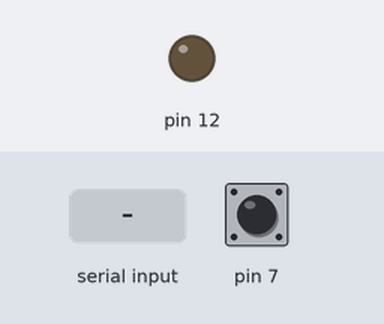
The sketch below on a simulated Arduino Uno, built for the host (arithmetic inside an expression is 32-bit, double 64-bit). On the bench: output pins drawn as LEDs (lit = HIGH). The test bench sets the inputs (shaded band); at power-on: pin 7 HIGH. What the sketch prints to the serial monitor is not drawn.

Above: at 9.2 s.
9.3 s: "90,45\n" received over Serial
At 9.8 s:
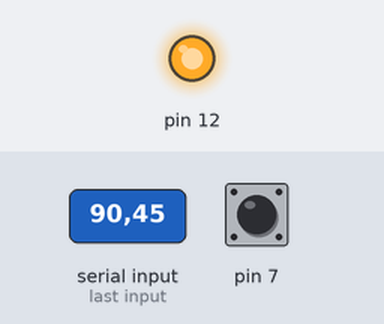
11.8 s: "90\n" received over Serial
At 13.05 s:
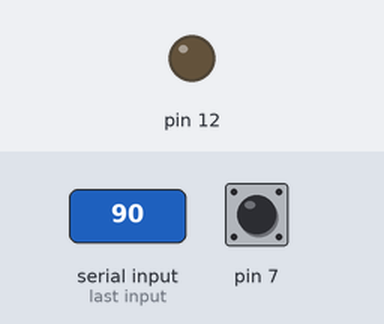
13.3 s: "200\n" received over Serial
At 14.0 s:
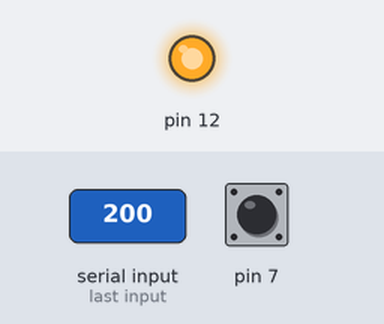
Timing chart, 0 to 16.3 s (numbered marks = the images above; inputs shaded):
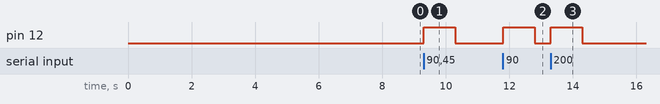

The sketch:

SMS_Tombola3.ino
```cpp
//Tpmas de Camino
//Conecta un Relay conectad en pin 5.

#include <GSM.h>
#include<stdlib.h>

#define PINNUMBER "" //numero de pin del SIM
//PHONENUMBER es el numero a donde se envian los reportes
#define PHONENUMBER "87085298"


//clase para el GSM
GSM gsm;
GSM_SMS sms;

String phones[2]={
  "87085298",
  "88989869"
};


void setup()
{

  Serial.begin(9600);
  //prender el GSM SHield
  GSMpower();

  // INICIA GSM tomado y adaptado de GSM arduino example
  boolean notConnected = true;
  while(notConnected)
  {
    Serial.print("conectando...");
    if(gsm.begin()==GSM_READY)
      notConnected = false;
    else
    {
      Serial.println("No hay conexion");
      delay(1000);
    }

  }

  Serial.println("GSM conectado");
  //elimina cualquier mensaje anterior en el SIM
  sms.flush();
  pinMode(12,OUTPUT);
  pinMode(7,INPUT_PULLUP);
  digitalWrite(12,LOW);

}

void loop()
{
  if(Serial.available() > 0) {
    int winnerNumber = Serial.parseInt();

    if(Serial.read() == '\n') {
      digitalWrite(12,HIGH);
      String winnerStr = "" + winnerNumber;
      char call[8];
      winnerStr.toCharArray(call,9);
      Serial.println(call);
      sms.beginSMS(call);
      sms.print("Arduino Day");
      int r = sms.endSMS();
      Serial.println(r);
      digitalWrite(12,LOW);
    }

  }
  if(digitalRead(7)==LOW){

  }


}


//************* Funciones del GSM *****************
//***********************************************
void GSMpower()
// equivalente  apretar y soltar el boton
{
  digitalWrite(9, HIGH);
  delay(1000);
  digitalWrite(9, LOW);
  delay(5000);
  digitalWrite(9, HIGH);
}
```

Measured:
- after the input at 9.3 s, pin 12: LOW → HIGH at once, → LOW 1.0 s later
- after the input at 11.8 s, pin 12: LOW → HIGH at once, → LOW 1.0 s later
- after the input at 13.3 s, pin 12: LOW → HIGH at once, → LOW 1.0 s later
